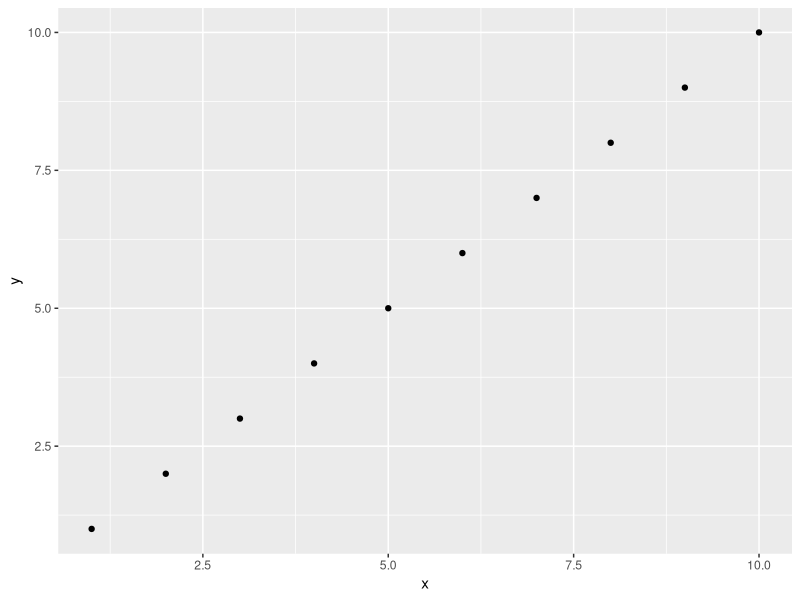
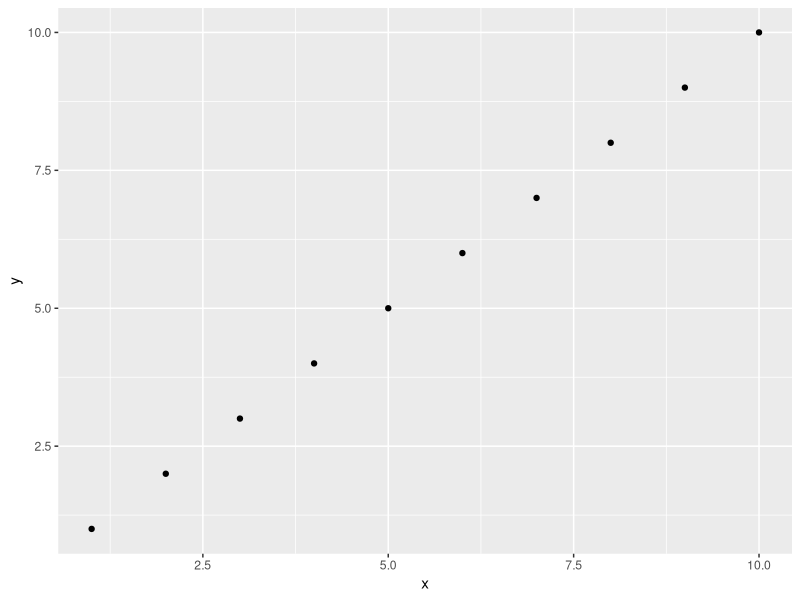

These charts were generated, in order, by the following R code: (Note: this script raises an error after producing the figures.)
## ---- chunk 1
library(here)
library(glue)
knitr::opts_chunk$set(message = FALSE, warning = FALSE, echo=F, fig.path='figures/', fig.width = 10)
## ---- chunk 2
#' Save the csv into the figures folder and create a download link
export_data = function(data, name) {
  # normalize file name
  fn = name %>% str_replace_all("[^\\p{LETTER}\\p{DIGIT}]+", "_") %>% trimws() 
  if (!str_ends(fn,".csv")) fn = str_c(fn, ".csv")
  outfile = str_c(knitr::opts_chunk$get('fig.path'), fn)
  message(outfile)
  write_csv(data, outfile)
  glue("[{name}](figures/{fn})")
} 
library(tidyverse)
d = tibble(x=1:10, y=1:10)
## ---- chunk 3
ggplot(d) + geom_point(aes(x,y))
## ---- chunk 4
print(ggplot(d) + geom_point(aes(x,y)))
cat(paste("Download data:", export_data(d, "Example plot data")))
